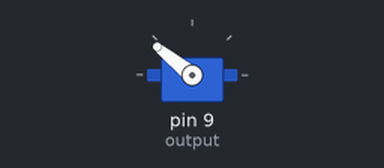
Recording of a sketch running on a simulated Arduino Uno, built with avr-gcc and run on an emulated ATmega328P. On the bench: servo.

Above: at 0.05 s.
Timing chart, 0 to 3.0 s (numbered marks = the images above):
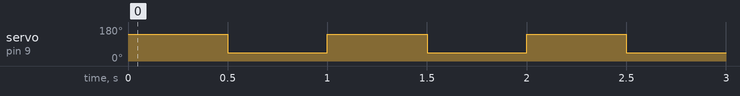

The sketch:

PWMTestTransmitter.ino
```cpp
/**
 * Alex Knowlton
 * 11/16/2020
 * Program part 1 of 2 to test whether we need a ground wire or not.
 *
 * This program sends an alternating PWM signal of 2000 to 1000,
 * alternating every half second *
 */

#include <Servo.h>

Servo output;

void setup()
{
  output.attach(9);
}

void loop()
{
  output.writeMicroseconds(2000);
  delay(500);
  output.writeMicroseconds(1000);
  delay(500);
}
```

Measured:
- by itself, servo on pin 9 (output): alternates 141° for 0.50 s and 44° for 0.50 s
